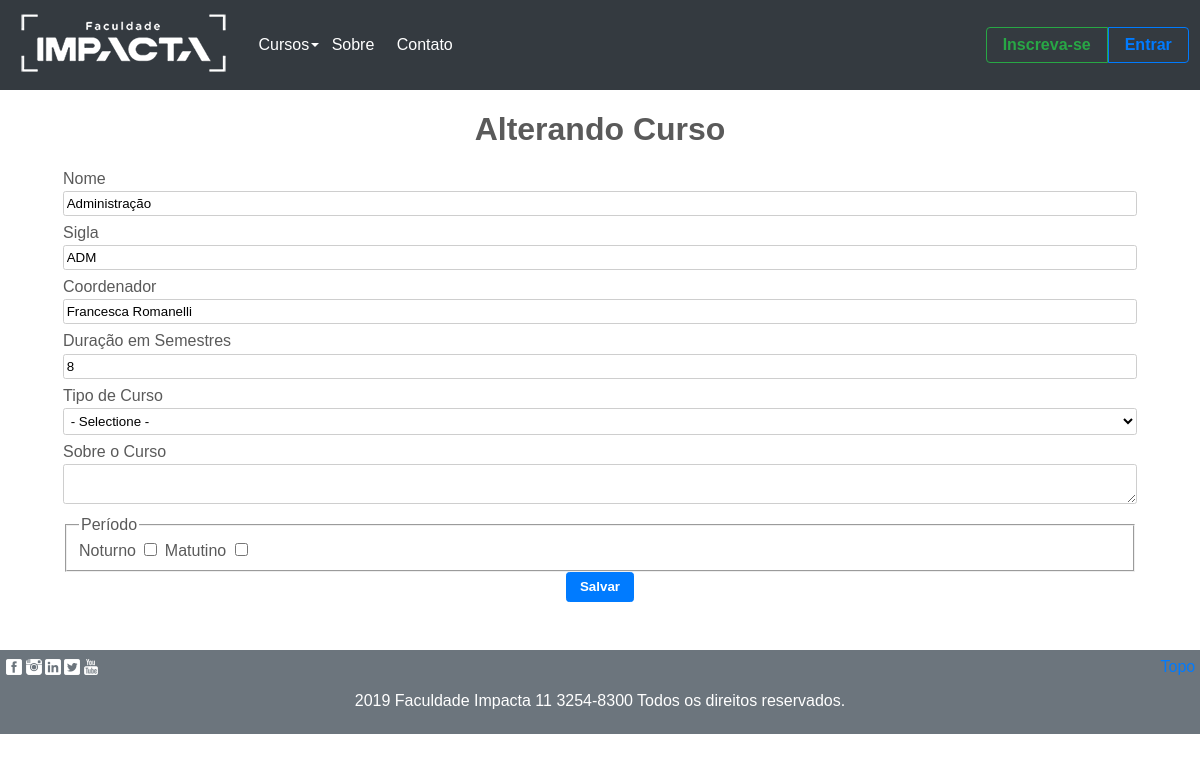
Screenshot of /admin/cursos/alterar/3/ with the database file from the repository.
### tables this page shows
CREATE TABLE cursos (
    id          INTEGER PRIMARY KEY AUTOINCREMENT,
    nome        VARCHAR(50) NOT NULL UNIQUE,
    sigla       VARCHAR(5) NOT NULL UNIQUE,
    sobre       TEXT NULL,
    tipo        VARCHAR(15) NOT NULL,
    coordenador VARCHAR(50) NULL,
    duracao     SMALLINT NOT NULL,
    matutino    BOOLEAN,
    noturno     BOOLEAN
);

### admin/admin.py (the view)
@admin_bp.route('/cursos/alterar/<curso_id>/', methods=['GET', 'POST'])
def curso_alterar(curso_id):
    erros = {}
    curso = curso_dao.obter_curso(id=curso_id)
    if request.method == 'POST':
        pass
    return render_template(
        'cursos_form.html',
        erros=erros,
        titulo_form='Alterando Curso',
        curso=curso
    )

### app.py (called while the page is built)
@app.before_request
def before_request():
    g.db = get_db()
    g.query_db = query_db
    g.execute_db = execute_db

@app.teardown_request
def teardown_request(exception):
    db = getattr(g, '_database', None)
    if db is not None:
        db.close()

### controllers.py (called while the page is built)
@app.context_processor
def lista_cursos():
    return {
        'cursos': listar_todos_cursos()
    }

### curso_dao.py (called while the page is built)
def listar_todos_cursos():
    rv = g.query_db('SELECT * FROM cursos')
    return rv

def obter_curso(sigla='', id=''):
    if sigla:
        curso = g.query_db(
            'SELECT * FROM cursos WHERE sigla = ?',
            [sigla],
            one=True
        )
    else:
        curso = g.query_db(
            'SELECT * FROM cursos WHERE id = ?',
            [id],
            one=True
        )
    curso['grade'] = listar_disciplinas_curso(curso['id'])
    return curso

def listar_disciplinas_curso(curso_id):
    disciplinas = g.query_db(
        '''
            SELECT c.semestre, d.*
              FROM disciplinas d
              JOIN curriculo c ON c.disciplina_id = d.id
             WHERE c.curso_id = ?
        ''',
        [curso_id]
    )
    grade = {}
    for d in disciplinas:
        semestre = d['semestre']
        if semestre not in grade:
            grade[semestre] = [d]
        else:
            grade[semestre].append(d)
    return grade

### db.py (called while the page is built)
def make_dicts(cursor, row):
    return dict((cursor.description[idx][0], value)
                for idx, value in enumerate(row))

def get_db():
    db = getattr(g, '_database', None)
    if db is None:
        db = g._database = sqlite3.connect(DATABASE)
    db.row_factory = make_dicts
    return db

def query_db(query, args=(), one=False):
    cur = get_db().execute(query, args)
    rv = cur.fetchall()
    cur.close()
    return (rv[0] if rv else None) if one else rv

### admin/templates/cursos_form.html (shortened to what this page needs)
{% extends 'base.html' %}
{% block estilos %}
    <link rel="stylesheet" href="/static/css/forms.css">
{% endblock %}
{% block conteudo %}
    <h1> {{ titulo_form }} </h1>
    <form method="POST" novalidate>
        <div class="form-pilha">
            <label for="curso-nome">Nome</label>
            <input type="text" id="curso-nome" name="nome" required value="{{ curso['nome'] }}" />
        </div>
        <div class="form-pilha">
            <label for="curso-sigla">Sigla</label>
            <input type="text" id="curso-sigla" name="sigla" maxlength="5" required value="{{ curso['sigla'] }}" />
        </div>
        <div class="form-pilha">
            <label for="curso-coordenador">Coordenador</label>
            <input type="text" id="curso-coordenador" name="coordenador" required value="{{ curso['coordenador'] }}" />
        </div>
        <div class="form-pilha">
            <label for="curso-duracao">Duração em Semestres</label>
            <input type="number" id="curso-duracao" name="duracao" value="{{ curso['duracao'] }}" required />
        </div>
        <div class="form-pilha">
            <label for="curso-tipo">Tipo de Curso</label>
            <select name="tipo" id="curso-tipo" required>
                <option value=""> - Selectione - </option>
            </select>
        </div>
        <div class="form-pilha">
            <label for="curso-sobre">Sobre o Curso</label>
            <textarea name="sobre" id="curso-sobre"></textarea>
        </div>
        <fieldset>
            <legend>Período</legend>
            <label for="curso-periodo-n">Noturno</label>
            <input type="checkbox" name="periodo" id="curso-periodo-n" value="N" />
            <label for="curso-periodo-m">Matutino</label>
            <input type="checkbox" name="periodo" id="curso-periodo-m" value="M" />
        </fieldset>
        <div class="botoes">
            <button type="submit" class="botao botao-principal">Salvar</button>
        </div>
    </form>
{% endblock %}

### static/css/site.css (style rules this page uses)
:root { --cor-azul: #007bff; --cor-branca: #fff; --cor-branco-cinza: #f8f9fa; --cor-branco-fumaca: #e9ecef; --cor-cinza-claro: #cecece; --cor-cinza-escuro: #6c757d; --cor-grafite: #5a5a5a; --cor-preta: #343a40; --cor-verde: #28a745; --fonte-padrao: 'Gill Sans', 'Gill Sans MT', Calibri, 'Trebuchet MS', sans-serif; }
* { box-sizing: border-box; }
html { color: var(--cor-grafite); font-family: var(--fonte-padrao) }
body { margin: 0; }
.botao { border: 0.05em solid var(--cor-preta); border-radius: 0.25em; background: var(--cor-preta); color: white; font-weight: 600; padding: .5em 1em; text-decoration: none; }
.botao-principal { border-color: var(--cor-azul); background-color: var(--cor-azul); }

### static/css/forms.css (style rules this page uses)
h1 { text-align: center; }
input, select, textarea { background: var(--cor-branca); border-radius: .2em; border: .1em solid var(--cor-cinza-claro); padding: .3em .2em; }
.form-pilha { border: 0; margin-bottom: .5em; padding: 0; }
.form-pilha label, .form-pilha legend { display: inline-block; margin: 0; margin-bottom: .2em; padding-inline-start: 0; padding-inline-end: 0; }
.form-pilha input:not([type="checkbox"]):not([type="radio"]), .form-pilha select, .form-pilha textarea { width: 100%; }
.botoes { display: flex; justify-content: center; }

### rows the page displays
cursos: nome "Administração", sigla "ADM", coordenador "Francesca Romanelli", duracao "8"

### other values shown
{{ titulo_form }} "Alterando Curso"
